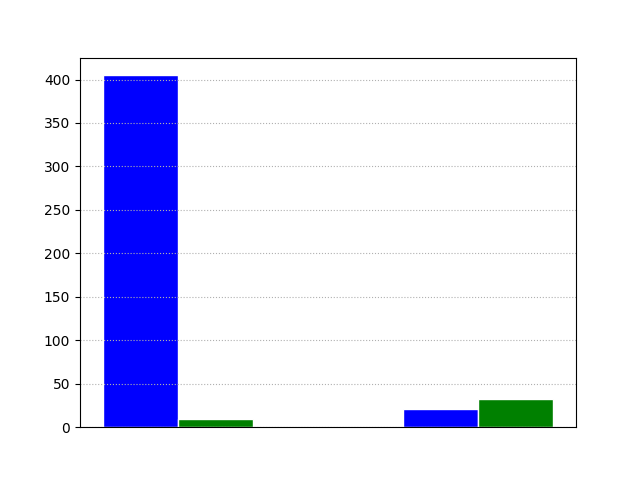

The Python source for this figure:
# libraries
import numpy as np
import matplotlib.pyplot as plt

barWidth = 0.25

bars1 = [404.9609184, 21.23109824]
bars2 = [9.789428711, 32.40392676]

r1 = np.arange(len(bars1))
r2 = [x + barWidth for x in r1]
r3 = [x + barWidth for x in r2]

fig, ax = plt.subplots()

ax.bar(r1, bars1, color='b', width=barWidth, edgecolor='white', label='central-index')
ax.bar(r2, bars2, color='g', width=barWidth, edgecolor='white', label='distributed-index')
# ax.bar(r3, bars3, color='y', width=barWidth, edgecolor='white', label='distributed-index-cache')
ax.grid(linestyle='dotted')
# plt.xlabel('Workload type')
# plt.ylabel('Data transfer cost (* $ price per GB)')
plt.xticks([])

# handles, labels = ax.get_legend_handles_labels()
# fig.legend(handles,labels=labels, loc='lower center', ncol=3, frameon=False)

# fig.tight_layout(rect=[0,0.05,1,1])
plt.savefig('cost.png')
plt.close()
